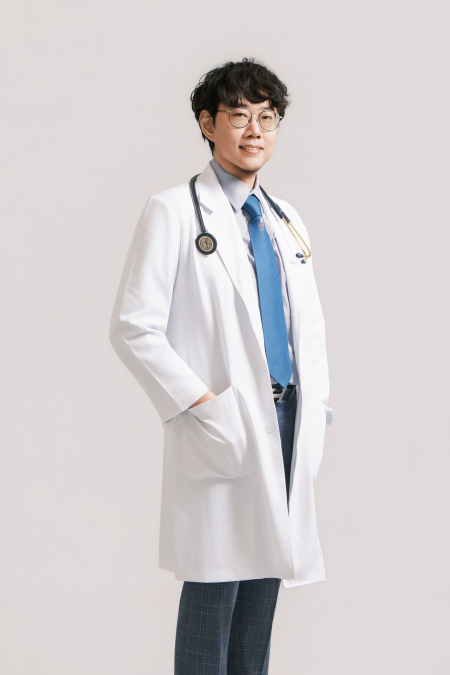
#> input picture doctor.jpg, 900 x 1350 px (shown at 1/2 size)
$ python -i make_og.py   (imports and definitions only)
#> lines starting #> are read from the running program, lines starting #| are printed output that depends on the picture
### asset_paths.py
# -*- coding: utf-8 -*-
"""原始素材的位置解析。所有產生器共用這一支。

素材（logo 原圖、知識卡插圖、貓咪貼圖）**不進版控**：太大，而且進了 git
歷史就永遠拿不掉。repo 裡只留壓過的產出，素材本身放在雲端同步資料夾，
兩台機器共用。

為什麼要有這一支：原本五支產生器各自把路徑寫死成
`C:\\Users\\user\\Downloads\\...`。搬到 macOS 之後那些路徑全部失效，
而且是**五個地方各壞各的**。更糟的是 check_site.py 會因此回傳 1，
publish_daily.py 看到非 0 就拒絕發佈——每日新知從搬機之後就一次都沒上線過。
路徑集中到這裡之後，換機器只要確認一個地方。

解析順序：
  1. 環境變數 `KIDNEYGOD_ASSETS`——任何機器、任何平台都能用它覆寫
  2. Google Drive 的預設位置（macOS 與 Windows 的常見路徑都試）
  3. repo 內的 `assets_src/`——單機備援，.gitignore 擋著

**找不到不是錯誤。** 素材只有在「重新產生」時才需要（重做 logo、重新匯入
插圖）。網站本身跑不到它們——線上要的是 `og/`、`cards/`、`gi/` 這些已經
壓好、已經進版控的產出。所以這裡回傳的路徑可能不存在，呼叫端要自己判斷，
而 check_site.py 對這一項只警告、不擋發佈。
"""
from __future__ import annotations

import os
import pathlib

ROOT = pathlib.Path(__file__).resolve().parent

# 資料夾名稱。雲端與本機備援都用同一個名字，換機器時比較不會找錯。
ASSETS_DIRNAME = "kidneygod_assets"

# 素材檔名／子資料夾名。集中在這裡，改名時只改一處。
LOGO_PNG = "kidneygod.png"          # 1678×937 白底 .NET 版
GI_ART = "知識卡插圖"                # 知識卡插圖（第一批）
GI_ART2 = ("知識卡插圖", "知識卡插圖2")   # 第二批，原本就是巢狀在第一批底下
STICKERS = "貓咪貼圖"
HERO_SRC = "hero_src"               # 長文大圖的原圖


def hero_src_dir() -> pathlib.Path:
    """長文大圖原圖的所在。

    先看 repo 內的 hero_src——它可能是實體資料夾，也可能是指向雲端的
    符號連結（早期的作法）。都沒有才用雲端素材根目錄底下的 hero_src。

    這個順序讓兩種作法並存：已經建好符號連結的機器照舊，新機器什麼都
    不用設定，直接把圖丟進雲端資料夾就會被找到。
    """
    local = ROOT / HERO_SRC
    if local.exists():
        return local
    return assets_root() / HERO_SRC


def _candidates() -> list[pathlib.Path]:
    """可能的素材根目錄，依優先序。"""
    out: list[pathlib.Path] = []

    env = os.environ.get("KIDNEYGOD_ASSETS")
    if env:
        out.append(pathlib.Path(env).expanduser())

    home = pathlib.Path.home()

    # macOS 的 Google Drive for Desktop。~/Google Drive 是指向
    # ~/Library/CloudStorage/GoogleDrive-<帳號>/ 的符號連結，兩條都試——
    # 有些機器只有其中一條。帳號 email 不寫死，用 glob。
    for drive in [home / "Google Drive",
                  *sorted((home / "Library" / "CloudStorage").glob("GoogleDrive-*"))]:
        for mydrive in ("我的雲端硬碟", "My Drive"):
            out.append(drive / mydrive / ASSETS_DIRNAME)

    # Windows：Google Drive 常掛成 G:\，也可能在使用者目錄底下
    for drive in (pathlib.Path("G:/"), pathlib.Path("H:/"), home / "Google Drive"):
        for mydrive in ("我的雲端硬碟", "My Drive"):
            out.append(drive / mydrive / ASSETS_DIRNAME)

    # 單機備援：repo 內的 assets_src/（.gitignore 擋著）
    out.append(ROOT / "assets_src")

    # 去重但保留順序
    seen, uniq = set(), []
    for p in out:
        if str(p) not in seen:
            seen.add(str(p))
            uniq.append(p)
    return uniq


def assets_root() -> pathlib.Path:
    """素材根目錄。找不到任何存在的候選時，回傳第一個候選當作「應該放這裡」，
    好讓錯誤訊息能告訴使用者該把檔案放到哪。"""
    cands = _candidates()
    for p in cands:
        if p.is_dir():
            return p
    return cands[0]


def asset(*parts: str) -> pathlib.Path:
    """素材路徑。回傳的路徑不保證存在——呼叫端要自己檢查。"""
    return assets_root().joinpath(*parts)


# [48 lines left out: functions probe, describe, not called in this run]


# [17 lines that do not run on import are left out]

### make_og.py
"""產生每一頁的分享預覽圖（Open Graph，1200×630）。

為什麼要做：連結貼到 Threads、Facebook、LINE 時，有沒有預覽圖決定了
別人會不會點。純文字連結在動態牆上幾乎是隱形的。

輸出到 og/，檔名規則與 build_site.py 的 og_slug 一致——網址去掉 .html、
斜線換成減號，首頁叫 index。兩邊的規則不一致就會變成破圖，所以最後
會用 build 出來的 HTML 反查一次，確認每個被引用的檔案都真的存在。

2026-09-04 起分成兩種：

  · 有大圖的長文（hero_src/<slug>.jpg）→ 用那張大圖裁成 1200×630
  · 其餘所有頁面 → 沿用商城的那張 logo（原本的全站共用版）

長文改用自己的圖，是因為分享卡片上「一張跟內容有關的照片」點閱率遠高於
一個到處都一樣的標誌。其餘頁面沒有專屬圖，維持 logo 比硬湊一張好。

裁切用中央裁：大圖的構圖規格本來就要求主體壓在中間 60%，所以 1.91:1 甚至
LINE 那種接近 1:1 的裁法都不會切到主體。來源取 hero_src/ 的原圖而不是
hero/ 的 1600×900，多一點像素裁起來比較銳利；hero_src/ 不在時自動退回 hero/。

⚠ 別改回 make_logo.py 指的那份原圖（Downloads/知識卡插圖/護腎教室.jpg）：
它雖然有 2752×1536，但字是舊的 KIDNEYGOD.STUDIO，而網站在 kidneygod.net，
拿它當預覽圖等於每一則分享都印一個不存在的網域。這裡用的是作者另外提供的
.NET 版原圖，1678×937 縮到 1200×630 是縮小，所以邊緣銳利。
"""
import pathlib
import re
import sys

from PIL import Image

ROOT = pathlib.Path(__file__).parent
OUT = ROOT / "og"

W, H = 1200, 630

from asset_paths import LOGO_PNG, asset, describe    # 路徑集中在 asset_paths.py
LOGO = asset(LOGO_PNG)                               # 1678×937 白底

# logo 只放在「中央正方形」裡，不橫跨滿版。
#
# 各家社群裁法不同：Facebook／Threads 大致照 1.91:1 顯示，Twitter 用 2:1，
# LINE 與部分動態牆會裁成接近 1:1。滿版的 logo 遇到正方形裁切，左右兩端的
# 「護」和「.NET」就會被切掉。改成塞進以短邊為準的中央方形，最嚴苛的 1:1
# 裁切也還是完整的——代價是滿版顯示時周圍留白較多，但白底本來就是這張圖的
# 底色，看起來像刻意的留白而不是破圖。
SAFE = 0.92                      # 佔中央方形的比例，留一點呼吸空間

from asset_paths import hero_src_dir
HERO_SRC = hero_src_dir()        # 原圖（2752×1536），沒有的話退回壓過的 hero/
HERO_OUT = ROOT / "hero"
HERO_EXTS = (".jpg", ".jpeg", ".png", ".webp")


# [14 lines left out: function hero_file, not called in this run]


def make_photo(path: pathlib.Path) -> Image.Image:
    """把大圖縮放後置中裁成 1200×630。"""
#> called with path = 'doctor.jpg'
    im = Image.open(path)
#> im is the input picture: PIL image 900x1350 RGB; mean R, G, B 211.1, 206.6, 207.4
    im = im.convert("RGB")
    scale = max(W / im.width, H / im.height)
#> scale = 1.33
    nw, nh = round(im.width * scale), round(im.height * scale)
#> nw = 1200; nh = 1800
    im = im.resize((nw, nh), Image.LANCZOS)
#> im: PIL image 1200x1800 RGB
    left, top = (nw - W) // 2, (nh - H) // 2
#> left = 0; top = 585
    return im.crop((left, top, left + W, top + H))
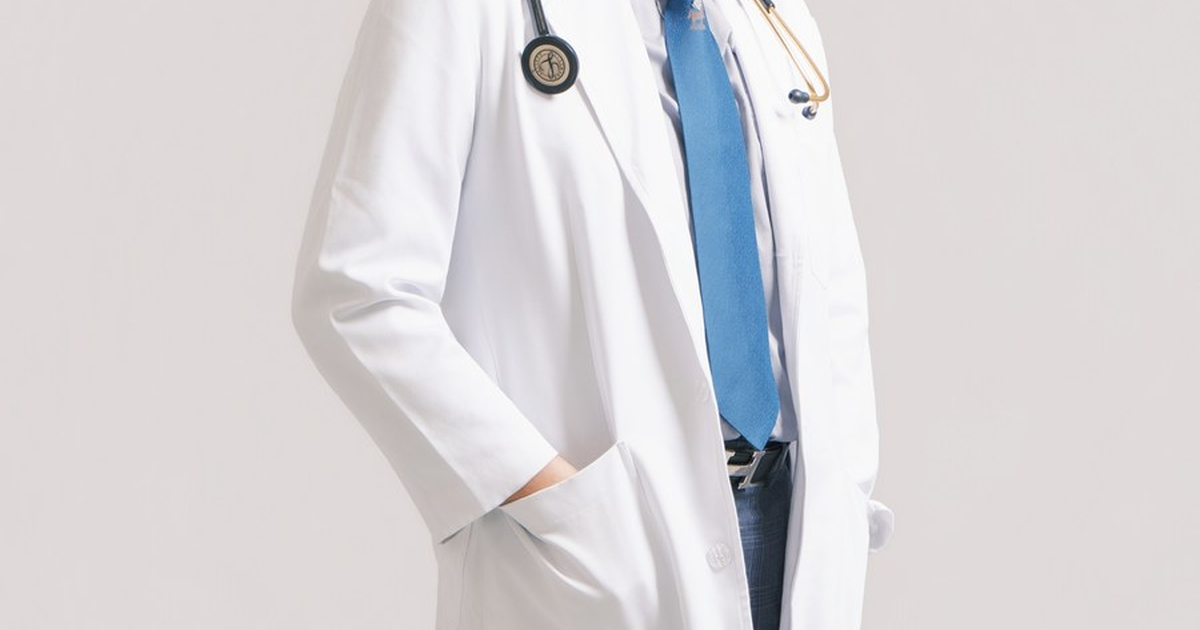
#> returned value: PIL image 1200x630 RGB; mean R, G, B 215.9, 213.4, 216


# [100 lines left out: functions make_card, main, not called in this run]


# [2 lines not run here, left out]

>>> result = make_photo('doctor.jpg')
